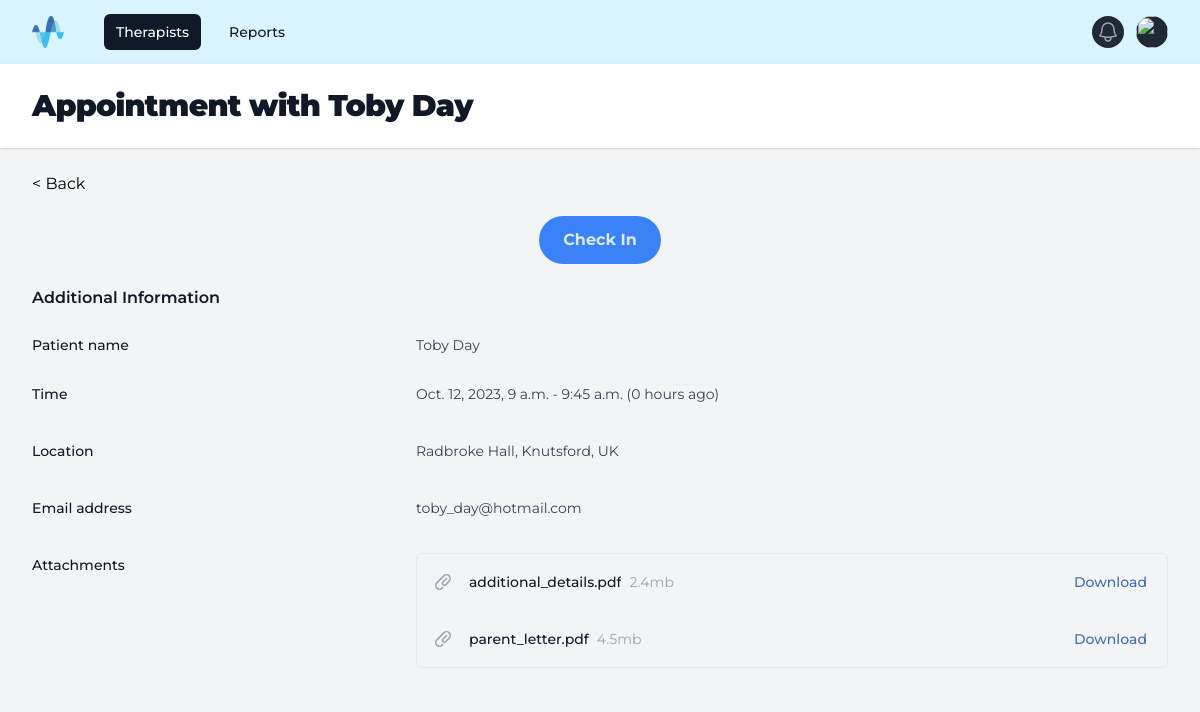
Page /appointment/3/ on the earlier database version.
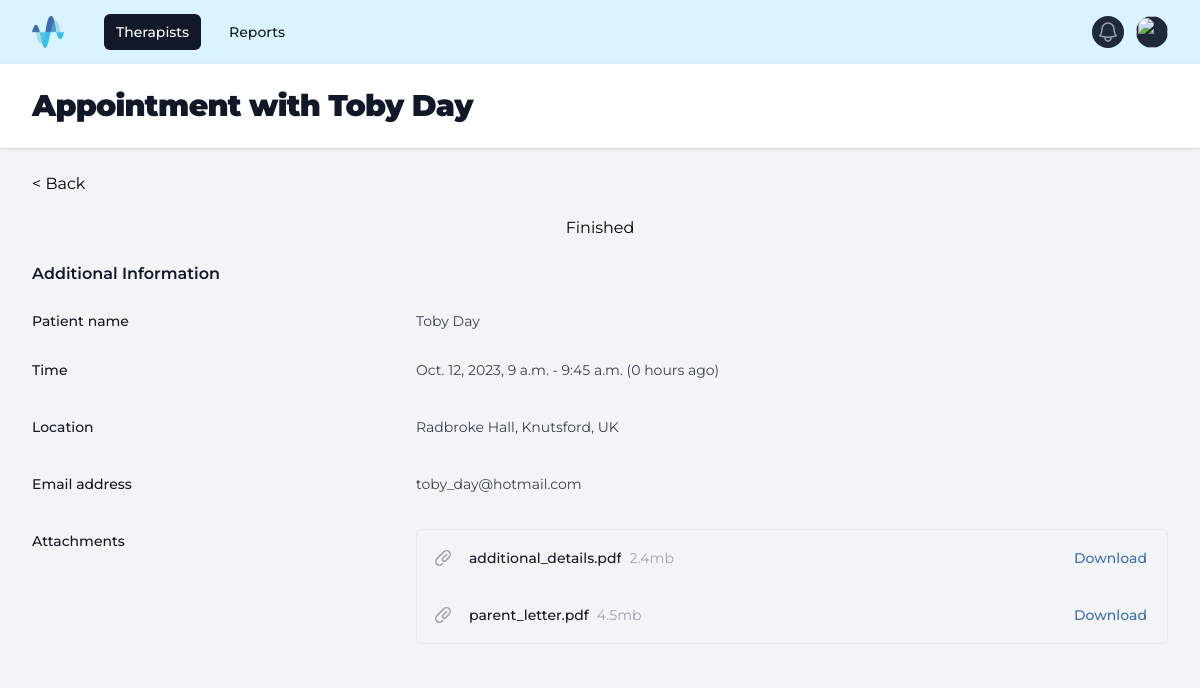
Same page on the later database version.
### guard/models.py (models this page shows, shortened)
class Appointment(models.Model):
    therapist = models.ForeignKey(Therapist, on_delete=models.CASCADE)
    client = models.ForeignKey(Client, on_delete=models.CASCADE)
    start_time = models.DateTimeField()
    end_time = models.DateTimeField()
    app_type = models.CharField(max_length=20, choices=[(i, i) for i in ['Virtual', 'Office', 'Home']])
    checked_in = models.BooleanField(null=True)
    checked_out = models.BooleanField(null=True)
    check_in_time = models.DateTimeField(null=True)
    check_out_time = models.DateTimeField(null=True, blank=True)
    def time_from_now(self):
        now = timezone.now()
        diff = self.start_time - now
        end_diff = self.end_time - now
        num_seconds = diff.total_seconds()
        end_seconds = end_diff.total_seconds()
        if (end_seconds > 0) and (num_seconds <= 0):
            return "In progress"
        if num_seconds >= 0:
            if num_seconds >= 3600:
                return f"{int(num_seconds/3600)} hours from now"
            return f"{int(num_seconds/60)} mins from now"
        else:
            if num_seconds <= 3600:
                return f"{int(-1*num_seconds/3600)} hours ago"
            return f"{int(-1*num_seconds/60)} mins ago"

class Client(models.Model):
    name = models.CharField(max_length=200)
    age = models.IntegerField()
    email = models.EmailField()
    notes = models.TextField()

### guard/views.py (the view)
# urls.py: path("appointment/<int:pk>/", views.AppointmentDetailView.as_view(), name="appointment_detail"),
class AppointmentDetailView(DetailView):
    model = Appointment
    template_name="guard/appointment.html"

### templates/guard/appointment.html (shortened to what this page needs)
{% extends "guard/base.html" %}
{% block title %}Appointment with {{ appointment.client.name }}{% endblock %}
{% block content %}
<a href={% url 'therapist_detail' appointment.therapist.id %}> < Back </a>
<div class='flex justify-center items-center py-5'>
    {% if not appointment.checked_in %}
    <a href="{% url 'appointment_check_in' appointment.id %}"
  class="px-6 py-3 text-blue-100 no-underline bg-blue-500 rounded-full hover:bg-blue-600
  hover:underline hover:text-blue-200 font-bold">Check In</a>
    {% elif not appointment.checked_out %}
    <a href="{% url 'appointment_check_out' appointment.id %}"
  class="px-6 py-3 text-blue-100 no-underline bg-blue-500 rounded-full hover:bg-blue-600
  hover:underline hover:text-blue-200 font-bold">Check Out</a>
    {% else %}
    <p>Finished</p>
    {% endif %}
</div>
<div>
    <div class="px-4 sm:px-0">
      <h3 class="text-base font-semibold leading-7 text-gray-900">Additional Information</h3>
    </div>
    <div class="mt-3 border-t border-gray-100">
      <dl class="divide-y divide-gray-100">
        <div class="px-4 py-2 sm:grid sm:grid-cols-3 sm:gap-4 sm:px-0">
          <dt class="text-sm font-medium leading-6 text-gray-900">Patient name</dt>
          <dd class="mt-1 text-sm leading-6 text-gray-700 sm:col-span-2 sm:mt-0">{{ appointment.client.name }}</dd>
        </div>
        <div class="px-4 py-4 sm:grid sm:grid-cols-3 sm:gap-4 sm:px-0">
            <dt class="text-sm font-medium leading-6 text-gray-900">Time</dt>
            <dd class="mt-1 text-sm leading-6 text-gray-700 sm:col-span-2 sm:mt-0">{{ appointment.start_time }} - {{ appointment.end_time.time }} ({{ appointment.time_from_now }})</dd>
          </div>
        <div class="px-4 py-4 sm:grid sm:grid-cols-3 sm:gap-4 sm:px-0">
          <dt class="text-sm font-medium leading-6 text-gray-900">Location</dt>
          <dd class="mt-1 text-sm leading-6 text-gray-700 sm:col-span-2 sm:mt-0">Radbroke Hall, Knutsford, UK</dd>
        </div>
        <div class="px-4 py-4 sm:grid sm:grid-cols-3 sm:gap-4 sm:px-0">
          <dt class="text-sm font-medium leading-6 text-gray-900">Email address</dt>
          <dd class="mt-1 text-sm leading-6 text-gray-700 sm:col-span-2 sm:mt-0">{{ appointment.client.email }}</dd>
        </div>
        <div class="px-4 py-4 sm:grid sm:grid-cols-3 sm:gap-4 sm:px-0">
          <dt class="text-sm font-medium leading-6 text-gray-900">Attachments</dt>
          <dd class="mt-2 text-sm text-gray-900 sm:col-span-2 sm:mt-0">
            <ul role="list" class="divide-y divide-gray-100 rounded-md border border-gray-200">
              <li class="flex items-center justify-between py-4 pl-4 pr-5 text-sm leading-6">
                <div class="flex w-0 flex-1 items-center">
                  <div class="ml-4 flex min-w-0 flex-1 gap-2">
                    <span class="truncate font-medium">additional_details.pdf</span>
                    <span class="flex-shrink-0 text-gray-400">2.4mb</span>
                  </div>
                </div>
                <div class="ml-4 flex-shrink-0">
                  <a href="#" class="font-medium" style="color: #3e6eb4">Download</a>
                </div>
              </li>
              <li class="flex items-center justify-between py-4 pl-4 pr-5 text-sm leading-6">
                <div class="flex w-0 flex-1 items-center">
                  <div class="ml-4 flex min-w-0 flex-1 gap-2">
                    <span class="truncate font-medium">parent_letter.pdf</span>
                    <span class="flex-shrink-0 text-gray-400">4.5mb</span>
                  </div>
                </div>
                <div class="ml-4 flex-shrink-0">
                  <a href="#" class="font-medium" style="color: #3e6eb4">Download</a>
                </div>
              </li>
            </ul>
          </dd>
        </div>
      </dl>
    </div>
  </div>
</div>
{% endblock %}

### templates/guard/base.html (shortened to what this page needs)
{% load static %}
<!DOCTYPE html>
<html class="h-full bg-gray-100">
    <head>
        {% load static %}
          <script src="https://cdn.tailwindcss.com"></script>
        <link href="{% static 'fontawesomefree/css/fontawesome.css' %}" rel="stylesheet" type="text/css">
        <link href="{% static 'fontawesomefree/css/brands.css' %}" rel="stylesheet" type="text/css">
        <link href="{% static 'fontawesomefree/css/solid.css' %}" rel="stylesheet" type="text/css">
    </head>
<body class="h-full">
<div class="min-h-full">
    <nav style="background-color: #daf4fd">
      <div class="mx-auto max-w-7xl px-4 sm:px-6 lg:px-8">
        <div class="flex h-16 items-center justify-between">
          <div class="flex items-center">
            <div class="flex-shrink-0">
              <img class="h-8 w-8" src="{% static 'img/icon.png' %}" alt="Listening Ear">
            </div>
            <div class="hidden md:block">
              <div class="ml-10 flex items-baseline space-x-4">
                <a href="#" class="bg-gray-900 text-white rounded-md px-3 py-2 text-sm font-medium" aria-current="page">Therapists</a>
                <a href="#" class="text-gray-900 hover:bg-gray-700 hover:text-white rounded-md px-3 py-2 text-sm font-medium">Reports</a>
              </div>
            </div>
          </div>
          <div class="hidden md:block">
            <div class="ml-4 flex items-center md:ml-6">
              <button type="button" class="relative rounded-full bg-gray-800 p-1 text-gray-400 hover:text-white focus:outline-none focus:ring-2 focus:ring-white focus:ring-offset-2 focus:ring-offset-gray-800">
                <span class="absolute -inset-1.5"></span>
              </button>
              <div class="relative ml-3">
                <div>
                  <button type="button" class="relative flex max-w-xs items-center rounded-full bg-gray-800 text-sm focus:outline-none focus:ring-2 focus:ring-white focus:ring-offset-2 focus:ring-offset-gray-800" id="user-menu-button" aria-expanded="false" aria-haspopup="true">
                    <span class="absolute -inset-1.5"></span>
                    <img class="h-8 w-8 rounded-full" src="https://images.unsplash.com/photo-1472099645785-5658abf4ff4e?ixlib=rb-1.2.1&ixid=eyJhcHBfaWQiOjEyMDd9&auto=format&fit=facearea&facepad=2&w=256&h=256&q=80" alt="">
                  </button>
                </div>
            </div>
        </div>
      </div>
    </nav>
    <header class="bg-white shadow">
      <div class="mx-auto max-w-7xl px-4 py-6 sm:px-6 lg:px-8">
        <h1 class="text-3xl font-black tracking-tight text-gray-900">{% block title %}
            {% endblock %}</h1>
      </div>
    </header>
    <main>
      <div class="mx-auto max-w-7xl py-6 sm:px-6 lg:px-8">
        {% block content %}
        {% endblock %}
      </div>
</body>
</html>

Differences in the rows shown:
changed Appointment "Toby Day": checked_in empty → True (drawn)
Other differences:
text no longer shown: "Check In"
text now shown: "Finished"
